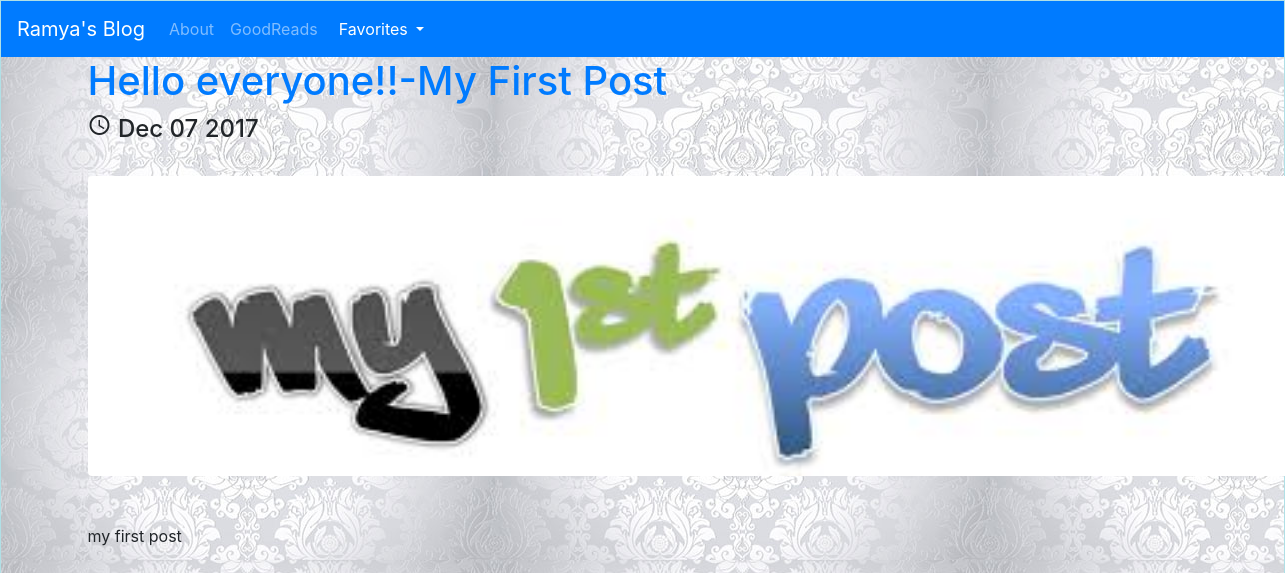
The app's page /posts/1/ with its own data.
### posts/models.py (models this page shows, shortened)
class Post(models.Model):
    title=models.CharField(max_length=250)
    pub_date=models.DateTimeField()
    image=models.ImageField(upload_to='media/')
    body=models.TextField()
    def pub_date_custom(self):
        return self.pub_date.strftime('%b %d %Y')

### posts/views.py (the view)
# urls.py: url(r'^posts/(?P<post_id>[0-9]+)/$', posts.views.post_details,name='post_details'),
def post_details(request,post_id):
    post=get_object_or_404(Post,pk=post_id)
    return render(request,'posts/posts_detail.html',{'post':post})

### posts/templates/posts/posts_detail.html (shortened to what this page needs)
<!doctype html>
<html lang="en">
  <head>
    <link rel="stylesheet" href="https://maxcdn.bootstrapcdn.com/bootstrap/4.0.0-beta.2/css/bootstrap.min.css">
    <link rel="stylesheet" href="https://maxcdn.bootstrapcdn.com/bootstrap/4.0.0-beta.2/css/bootstrap.min.css">
{% load static %}
  </head>
  <body class="divstyle">
   <nav class="navbar navbar-expand-lg  navbar navbar-dark bg-primary">
      <a class="navbar-brand" href="{% url 'home' %}">Ramya's Blog</a>
      <div class="collapse navbar-collapse" id="navbarNavAltMarkup">
          <div class="navbar-nav">
             <a class="nav-item nav-link" href="{% url 'about' %}">About</a>
            <a class="nav-item nav-link" href="https://www.goodreads.com/">GoodReads</a>
              <div class="btn-group">
  <button type="button" class="btn btn-primary dropdown-toggle" data-toggle="dropdown" aria-haspopup="true" aria-expanded="false">
    Favorites
  </button>
</div>
          </div>
      </div>
    </nav>
    <div class="container">
        <a href="{% url 'post_details' post.id %}"><h1 >{{post.title}}</h1></a>
        <h4><i class="material-icons">schedule</i> {{ post.pub_date_custom}}</h4>
        <br />
        <img src="{{post.image.url}}" class="img-responsive  rounded mx-auto d-block " style="height:300px;"/>
        <br />
        <br />
        <p>{{ post.body }}</p>
        <br />
        <br />
   </div>
  </body>
</html>

### records on screen
Post: title "Hello everyone!!-My First Post", pub_date_custom "Dec 07 2017", image (picture), body "my first post"
